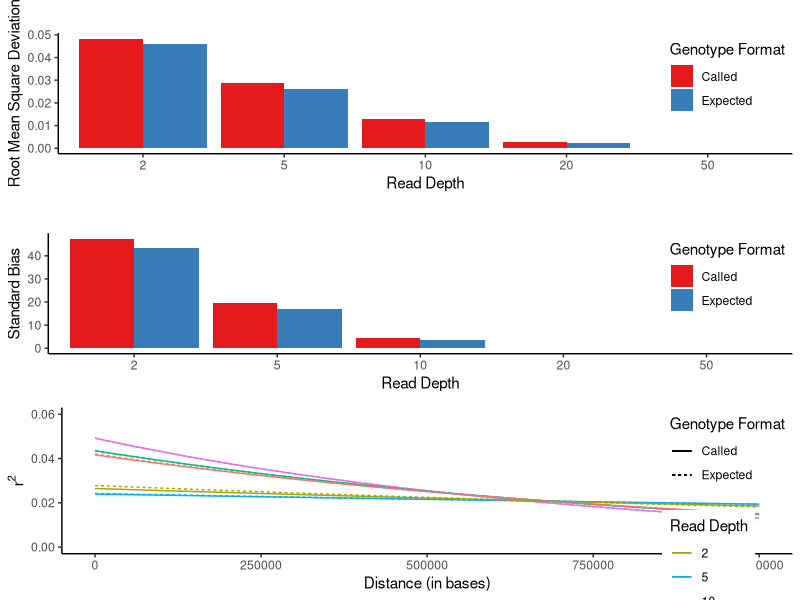
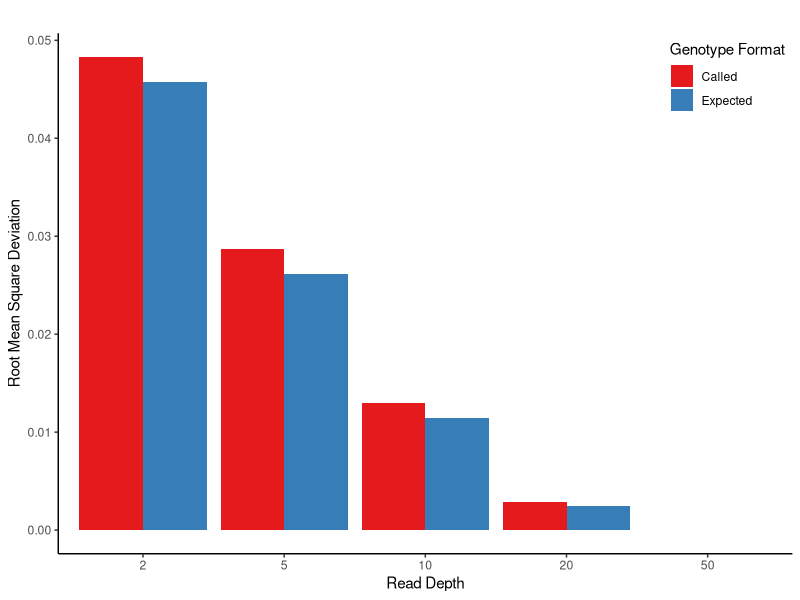
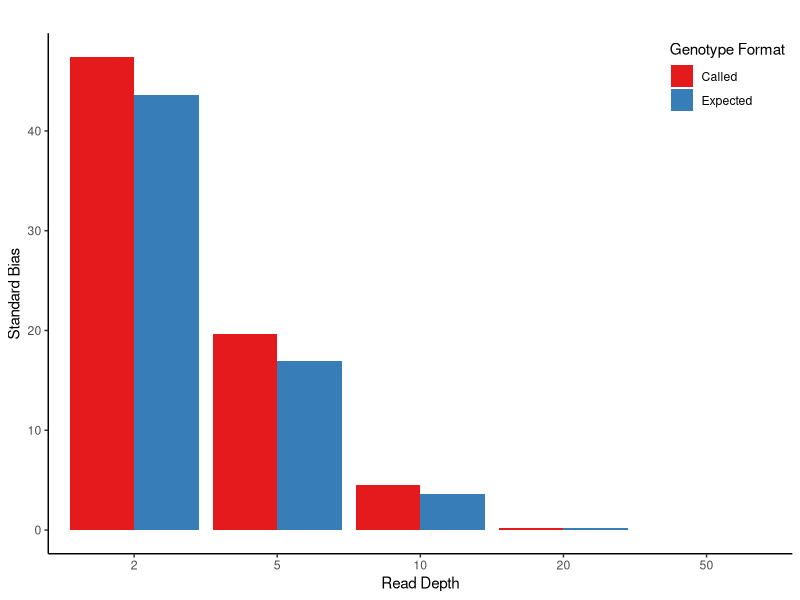
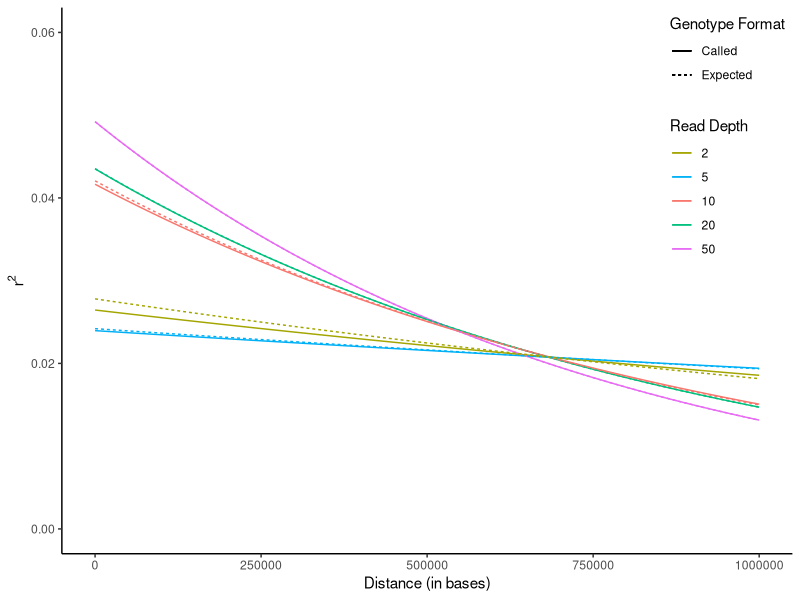

These figures' R source, in order:
#!/usr/bin/Rscript

#Author: "Emma Fox (e.fox16@imperial.ac.uk)"

##IMPORTS
require(ggplot2)
require(gridExtra)
require(grid)
require(RColorBrewer)

##PART 1
#Create data frame for RMSD plot
MinMafDF<-data.frame(NumReads=c(50, 20, 20, 10, 10, 5, 5, 2, 2),
                     DataType=c("Expected", "Called", "Expected", 
                                "Called", "Expected", 
                                "Called", "Expected",
                                "Called", "Expected"), 
                     SB=c(5.22055,6.44848e6,5.14832e6,1.29571e8,1.04597e8,5.66787e8,4.88341e8,1.36945e9,1.25846e9),
                     RMSD=c(0,0.002828,0.002449,0.013000,0.011489,0.028687,0.026153,0.048311,0.045793))
MinMafDF$NumReads<-as.factor(MinMafDF$NumReads)
MinMafDF$SB<-MinMafDF$SB/28879650

#Function for plotting
PlotRMSD<-function(ResultFrame, GraphName){
  PlotRMSD<-ggplot(data=ResultFrame, aes(x=NumReads, y=RMSD, fill=DataType)) +
    geom_bar(stat="identity", position = position_dodge()) +
    scale_x_discrete(limits = ResultFrame$DataNames) +
    scale_fill_brewer(palette = "Set1") +
    labs(title=GraphName,
         x="Read Depth", y="Root Mean Square Deviation", fill="Genotype Format")
}

PlotSB<-function(ResultFrame, GraphName){
  ggplot(data=ResultFrame, aes(x=NumReads, y=SB, fill=DataType)) + 
    geom_bar(stat="identity", position = position_dodge()) +
    scale_x_discrete(limits = ResultFrame$DataNames) +
    scale_fill_brewer(palette = "Set1") +
    labs(title=GraphName,
         x="Read Depth", y="Standard Bias", fill="Genotype Format")
}

ParamsFile<-read.csv("../Results/Constant/Constant.csv")
NumPlots<-length(ParamsFile$Data_Set)/3
Data_Type<-toString(ParamsFile[1,2])



#Create name for plot and file
PlotTitle<-paste("LD decay curve for", "different read depths", sep = " ")

Add_Curve<-function(CurvePos1,StartPlot){
  #Function to add a curve from a data set to an existing plot
  #Create new data fram to store coefficients
  CurveDF<-data.frame("CurveName"=toString(ParamsFile[CurvePos1,1]),"CurveType"=toString(ParamsFile[CurvePos1,5]))
  init<-ParamsFile[CurvePos1+1,4]
  lam<-ParamsFile[CurvePos1+2,4]
  
  #Create curve object
  ExpCurve<-stat_function(fun=function(x) init * exp(lam * x), geom="line", 
                          aes_(colour = toString(CurveDF$CurveName[1]),linetype = toString(CurveDF$CurveType[1])),
                          size=.5)
  NewPlot<- StartPlot + ExpCurve
  return(NewPlot)
}

#Command to plot
RMSD_MinMaf<-PlotRMSD(MinMafDF, " ") + theme(plot.title = element_text(hjust = 0.5), 
                                             legend.justification = c(1, 1), legend.position = c(1, 1),
                                             panel.grid.major = element_blank(), panel.grid.minor = element_blank(),
                                             panel.background = element_blank(), axis.line = element_line(colour = "black"))
SB_MinMaf<-PlotSB(MinMafDF, " ") + theme(plot.title = element_text(hjust = 0.5), 
                                         legend.justification = c(1, 1), legend.position = c(1, 1),
                                         panel.grid.major = element_blank(), panel.grid.minor = element_blank(),
                                         panel.background = element_blank(), axis.line = element_line(colour = "black"))
#Create base data frame
BlankDF <- data.frame()
FitPlot<-ggplot(BlankDF) + geom_blank() + xlim(0, 1000000) + ylim(0,0.06)
#Add curves for each file in fit parameter file
for (i in 1:NumPlots){
  DataPos<-(i*3)-2
  FitPlot<-Add_Curve(DataPos,FitPlot)
}  
#Add title and labels
FitPlot<-FitPlot + theme(legend.justification = c(1, 1), legend.position = c(1, 1),
                         panel.grid.major = element_blank(), panel.grid.minor = element_blank(),
                         panel.background = element_blank(), axis.line = element_line(colour = "black")) +
  labs(x="Distance (in bases)",y=expression(r^2),colour="Read Depth",linetype="Genotype Format") +
  scale_color_discrete(breaks=c("2","5","10","20","50")) 


##SAVE TO PDF
#Save to pdf
pdf("Thesis_Figure_Constant.pdf")
#Create a new page for the graphs
grid.newpage()
#set layout
pushViewport(viewport(layout = grid.layout(3, 1)))
#create a function to assign plots to places in the layout
PlotPos <- function(x, y) viewport(layout.pos.row = x, layout.pos.col = y)
#Print each graph in the right position
print(RMSD_MinMaf, vp = PlotPos(1, 1))
print(SB_MinMaf, vp = PlotPos(2, 1))
print(FitPlot, vp = PlotPos(3, 1))
dev.off()

pdf("Constant_A.pdf")
print(RMSD_MinMaf)
dev.off()

pdf("Constant_B.pdf")
print(SB_MinMaf)
dev.off()

pdf("Constant_C.pdf")
print(FitPlot)
dev.off()